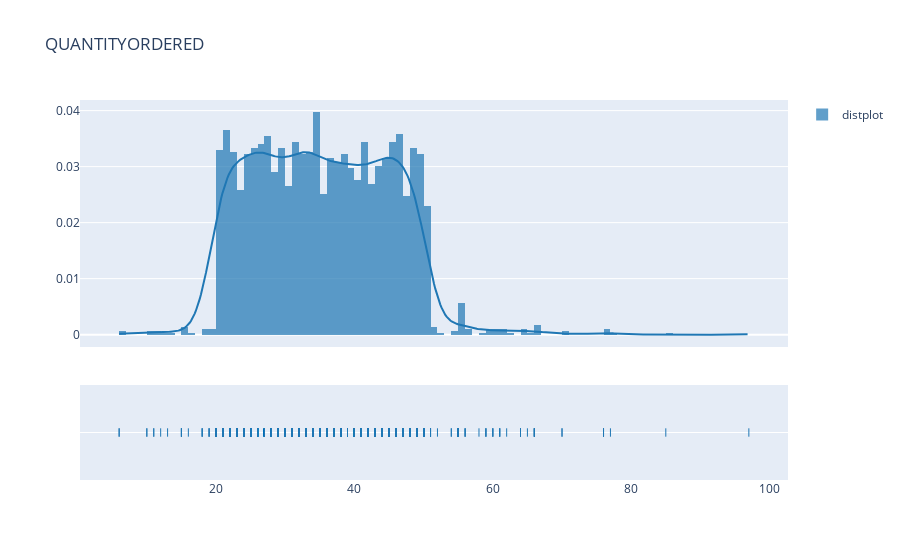
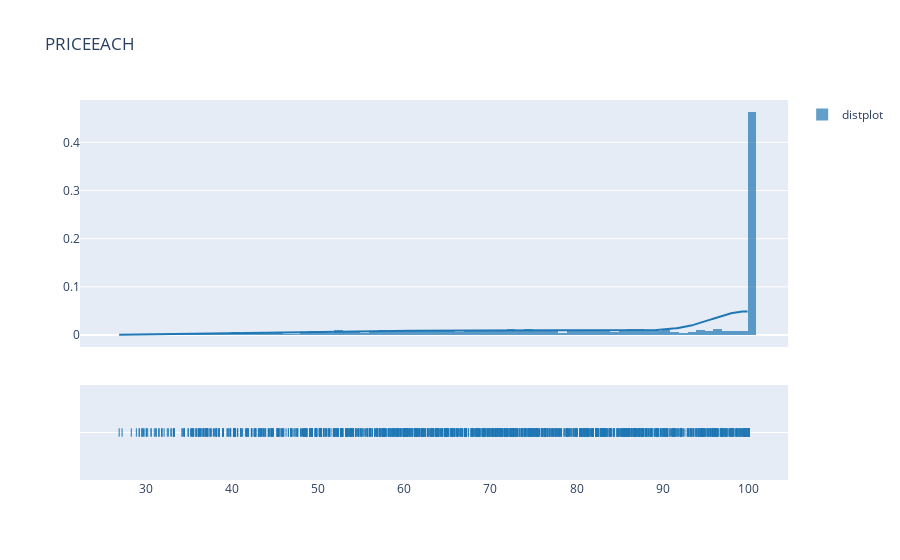
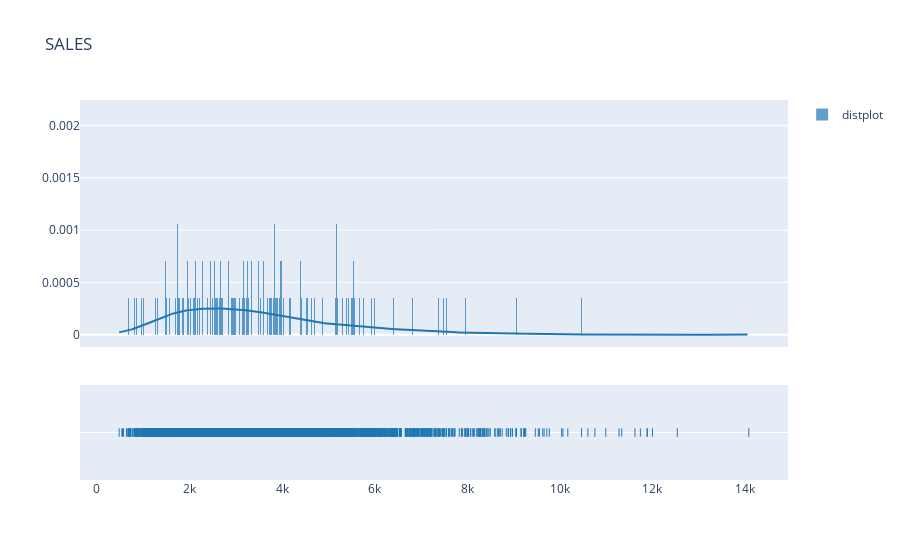

Source (notebook cell) for these figures, in order:
### Markdown cell above
##### VAMOS A REPRESENTAR DISTRIBUCIONES

Displot muestra el histograma, kde plot y rug plot

* 1 HISTOGRAMA: Es una visualizacion grafica de datos que usa barras con varias alturas. Cada barra agrupa los numeros en rangos y las barras mas altas muestran que hay mas datos en ese rango
* 2 KDE PLOT: Densidad de la estimacion de la funcion de densidad que se utiliza para visualizar la densidad de probabilidad de una variable continua
* 3 RUG PLOT o GRAFICO DE ALFOMBRAS: Grafico de datos para una unica variable cuantitativa, que se muestra como marcas a lo largo de un eje (grafico de dispersion unidimensional)

### Code cell
import plotly.figure_factory as ff

plt.figure(figsize=(10, 10))

for i in range(8):
    if sales_df.columns[i] != 'ORDERLINENUMBER':
        fig = ff.create_distplot(
            [sales_df[sales_df.columns[i]].apply(lambda x: float(x))],
            ['distplot']
        )

        fig.update_layout(title_text = sales_df.columns[i])

        fig.show()

### Figure 1 — Plotly figure (JSON) as saved in the notebook; plotly's stock layout.template omitted (floating-point values rounded to 4 significant figures; data arrays with more than 128 entries replaced by an {"elided": "..."} marker saying what was removed)
{"data": [{"autobinx": false, "histnorm": "probability density", "legendgroup": "distplot", "marker": {"color": "rgb(31, 119, 180)"}, "name": "distplot", "opacity": 0.7, "type": "histogram", "x": {"elided": "2823 int values"}, "xaxis": "x", "xbins": {"end": 97, "size": 1, "start": 6}, "yaxis": "y"}, {"legendgroup": "distplot", "marker": {"color": "rgb(31, 119, 180)"}, "mode": "lines", "name": "distplot", "showlegend": false, "type": "scatter", "x": {"elided": "500 float values"}, "xaxis": "x", "y": {"elided": "500 float values"}, "yaxis": "y"}, {"legendgroup": "distplot", "marker": {"color": "rgb(31, 119, 180)", "symbol": "line-ns-open"}, "mode": "markers", "name": "distplot", "showlegend": false, "type": "scatter", "x": {"elided": "2823 int values"}, "xaxis": "x", "y": {"elided": "2823 str values"}, "yaxis": "y2"}], "layout": {"barmode": "overlay", "hovermode": "closest", "legend": {"traceorder": "reversed"}, "title": {"text": "QUANTITYORDERED"}, "xaxis": {"anchor": "y2", "domain": [0, 1], "zeroline": false}, "yaxis": {"anchor": "free", "domain": [0.35, 1], "position": 0}, "yaxis2": {"anchor": "x", "domain": [0, 0.25], "dtick": 1, "showticklabels": false}}}

### Figure 2 — Plotly figure (JSON) as saved in the notebook; plotly's stock layout.template omitted (floating-point values rounded to 4 significant figures; data arrays with more than 128 entries replaced by an {"elided": "..."} marker saying what was removed)
{"data": [{"autobinx": false, "histnorm": "probability density", "legendgroup": "distplot", "marker": {"color": "rgb(31, 119, 180)"}, "name": "distplot", "opacity": 0.7, "type": "histogram", "x": {"elided": "2823 float values"}, "xaxis": "x", "xbins": {"end": 100, "size": 1, "start": 26.88}, "yaxis": "y"}, {"legendgroup": "distplot", "marker": {"color": "rgb(31, 119, 180)"}, "mode": "lines", "name": "distplot", "showlegend": false, "type": "scatter", "x": {"elided": "500 float values"}, "xaxis": "x", "y": {"elided": "500 float values"}, "yaxis": "y"}, {"legendgroup": "distplot", "marker": {"color": "rgb(31, 119, 180)", "symbol": "line-ns-open"}, "mode": "markers", "name": "distplot", "showlegend": false, "type": "scatter", "x": {"elided": "2823 float values"}, "xaxis": "x", "y": {"elided": "2823 str values"}, "yaxis": "y2"}], "layout": {"barmode": "overlay", "hovermode": "closest", "legend": {"traceorder": "reversed"}, "title": {"text": "PRICEEACH"}, "xaxis": {"anchor": "y2", "domain": [0, 1], "zeroline": false}, "yaxis": {"anchor": "free", "domain": [0.35, 1], "position": 0}, "yaxis2": {"anchor": "x", "domain": [0, 0.25], "dtick": 1, "showticklabels": false}}}

### Figure 3 — Plotly figure (JSON) as saved in the notebook; plotly's stock layout.template omitted (floating-point values rounded to 4 significant figures; data arrays with more than 128 entries replaced by an {"elided": "..."} marker saying what was removed)
{"data": [{"autobinx": false, "histnorm": "probability density", "legendgroup": "distplot", "marker": {"color": "rgb(31, 119, 180)"}, "name": "distplot", "opacity": 0.7, "type": "histogram", "x": {"elided": "2823 float values"}, "xaxis": "x", "xbins": {"end": 14080.0, "size": 1, "start": 482.1}, "yaxis": "y"}, {"legendgroup": "distplot", "marker": {"color": "rgb(31, 119, 180)"}, "mode": "lines", "name": "distplot", "showlegend": false, "type": "scatter", "x": {"elided": "500 float values"}, "xaxis": "x", "y": {"elided": "500 float values"}, "yaxis": "y"}, {"legendgroup": "distplot", "marker": {"color": "rgb(31, 119, 180)", "symbol": "line-ns-open"}, "mode": "markers", "name": "distplot", "showlegend": false, "type": "scatter", "x": {"elided": "2823 float values"}, "xaxis": "x", "y": {"elided": "2823 str values"}, "yaxis": "y2"}], "layout": {"barmode": "overlay", "hovermode": "closest", "legend": {"traceorder": "reversed"}, "title": {"text": "SALES"}, "xaxis": {"anchor": "y2", "domain": [0, 1], "zeroline": false}, "yaxis": {"anchor": "free", "domain": [0.35, 1], "position": 0}, "yaxis2": {"anchor": "x", "domain": [0, 0.25], "dtick": 1, "showticklabels": false}}}
